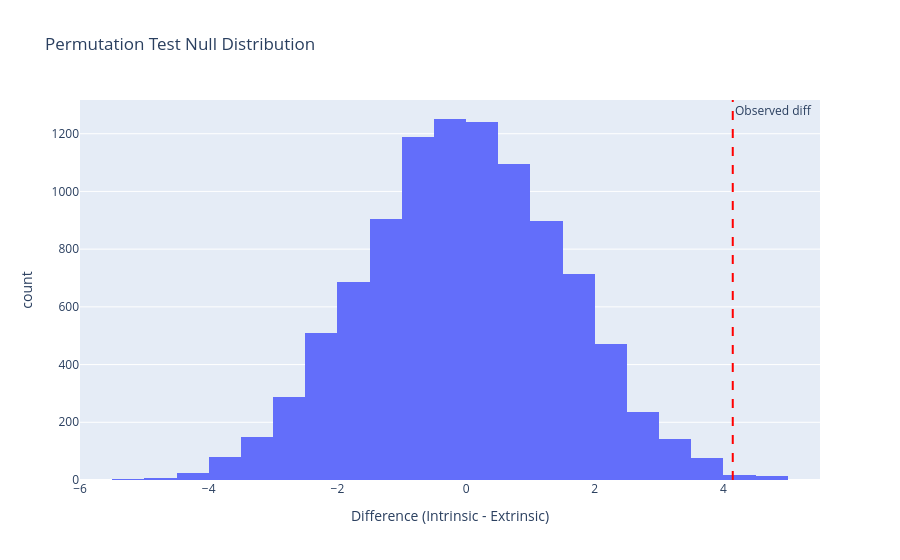

Source (notebook cell):
### Code cell
import plotly.express as px

fig = px.histogram(
    x=diffs,
    nbins=50,
    title="Permutation Test Null Distribution",
    labels={"x": "Difference (Intrinsic - Extrinsic)", "y": "Count"}
)

# Add observed difference as vertical line
fig.add_vline(x=observed_diff, line_color="red", line_dash="dash", 
              annotation_text="Observed diff", annotation_position="top right")

fig.show()

### Figure 1 — Plotly figure (JSON) as saved in the notebook; plotly's stock layout.template omitted (floating-point values rounded to 4 significant figures; data arrays with more than 128 entries replaced by an {"elided": "..."} marker saying what was removed)
{"data": [{"alignmentgroup": "True", "bingroup": "x", "hovertemplate": "Difference (Intrinsic - Extrinsic)=%{x}<br>count=%{y}<extra></extra>", "legendgroup": "", "marker": {"color": "#636efa", "pattern": {"shape": ""}}, "name": "", "nbinsx": 50, "offsetgroup": "", "orientation": "v", "showlegend": false, "type": "histogram", "x": {"elided": "10000 float values"}, "xaxis": "x", "yaxis": "y"}], "layout": {"annotations": [{"showarrow": false, "text": "Observed diff", "x": 4.144, "xanchor": "left", "xref": "x", "y": 1, "yanchor": "top", "yref": "y domain"}], "autosize": true, "barmode": "relative", "legend": {"tracegroupgap": 0}, "shapes": [{"line": {"color": "red", "dash": "dash"}, "type": "line", "x0": 4.144, "x1": 4.144, "xref": "x", "y0": 0, "y1": 1, "yref": "y domain"}], "title": {"text": "Permutation Test Null Distribution"}, "xaxis": {"anchor": "y", "autorange": true, "domain": [0, 1], "range": [-6, 5.5], "title": {"text": "Difference (Intrinsic - Extrinsic)"}, "type": "linear"}, "yaxis": {"anchor": "x", "autorange": true, "domain": [0, 1], "range": [0, 1317.0], "title": {"text": "count"}}}}
